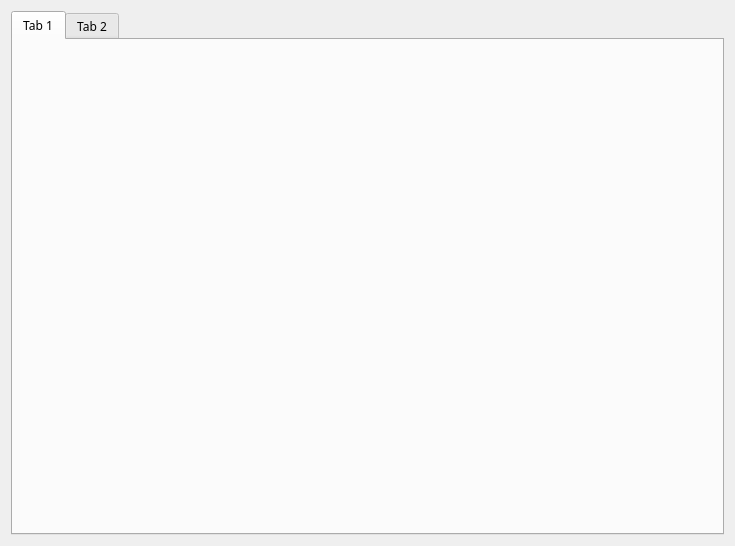
<?xml version="1.0" encoding="UTF-8"?>
<ui version="4.0">
 <class>preferences</class>
 <widget class="QDialog" name="preferences">
  <property name="geometry">
   <rect>
    <x>0</x>
    <y>0</y>
    <width>735</width>
    <height>546</height>
   </rect>
  </property>
  <property name="windowTitle">
   <string>Preferences</string>
  </property>
  <layout class="QGridLayout" name="gridLayout">
   <item row="0" column="0">
    <widget class="QTabWidget" name="tabWidget">
     <property name="font">
      <font>
       <family>微软雅黑</family>
      </font>
     </property>
     <property name="mouseTracking">
      <bool>false</bool>
     </property>
     <property name="tabletTracking">
      <bool>false</bool>
     </property>
     <property name="focusPolicy">
      <enum>Qt::TabFocus</enum>
     </property>
     <property name="contextMenuPolicy">
      <enum>Qt::DefaultContextMenu</enum>
     </property>
     <property name="acceptDrops">
      <bool>false</bool>
     </property>
     <property name="tabPosition">
      <enum>QTabWidget::North</enum>
     </property>
     <property name="tabShape">
      <enum>QTabWidget::Rounded</enum>
     </property>
     <property name="currentIndex">
      <number>0</number>
     </property>
     <property name="elideMode">
      <enum>Qt::ElideLeft</enum>
     </property>
     <widget class="QWidget" name="tab">
      <attribute name="title">
       <string>Tab 1</string>
      </attribute>
     </widget>
     <widget class="QWidget" name="tab_2">
      <attribute name="title">
       <string>Tab 2</string>
      </attribute>
     </widget>
    </widget>
   </item>
  </layout>
 </widget>
 <resources/>
 <connections/>
</ui>
